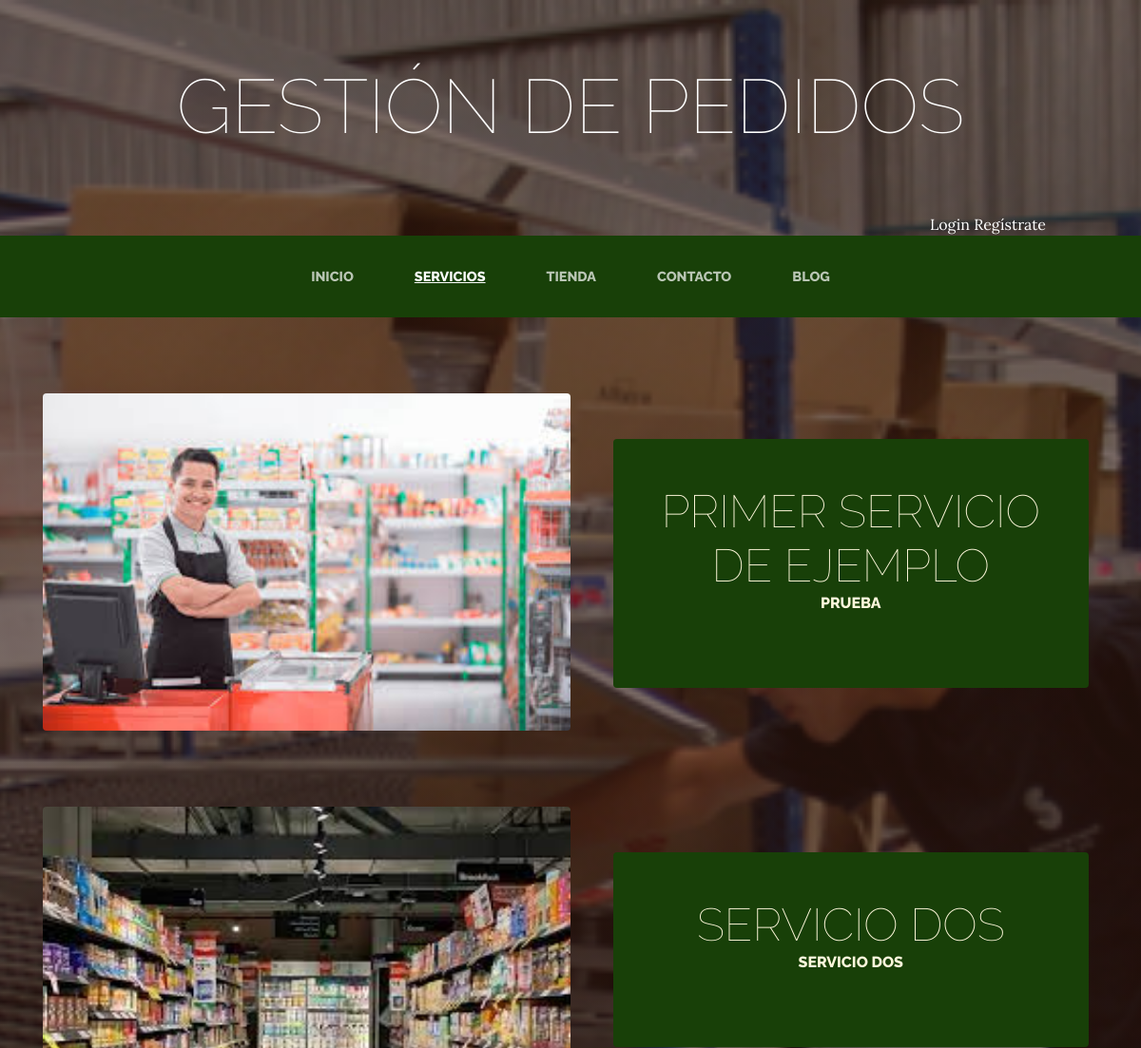
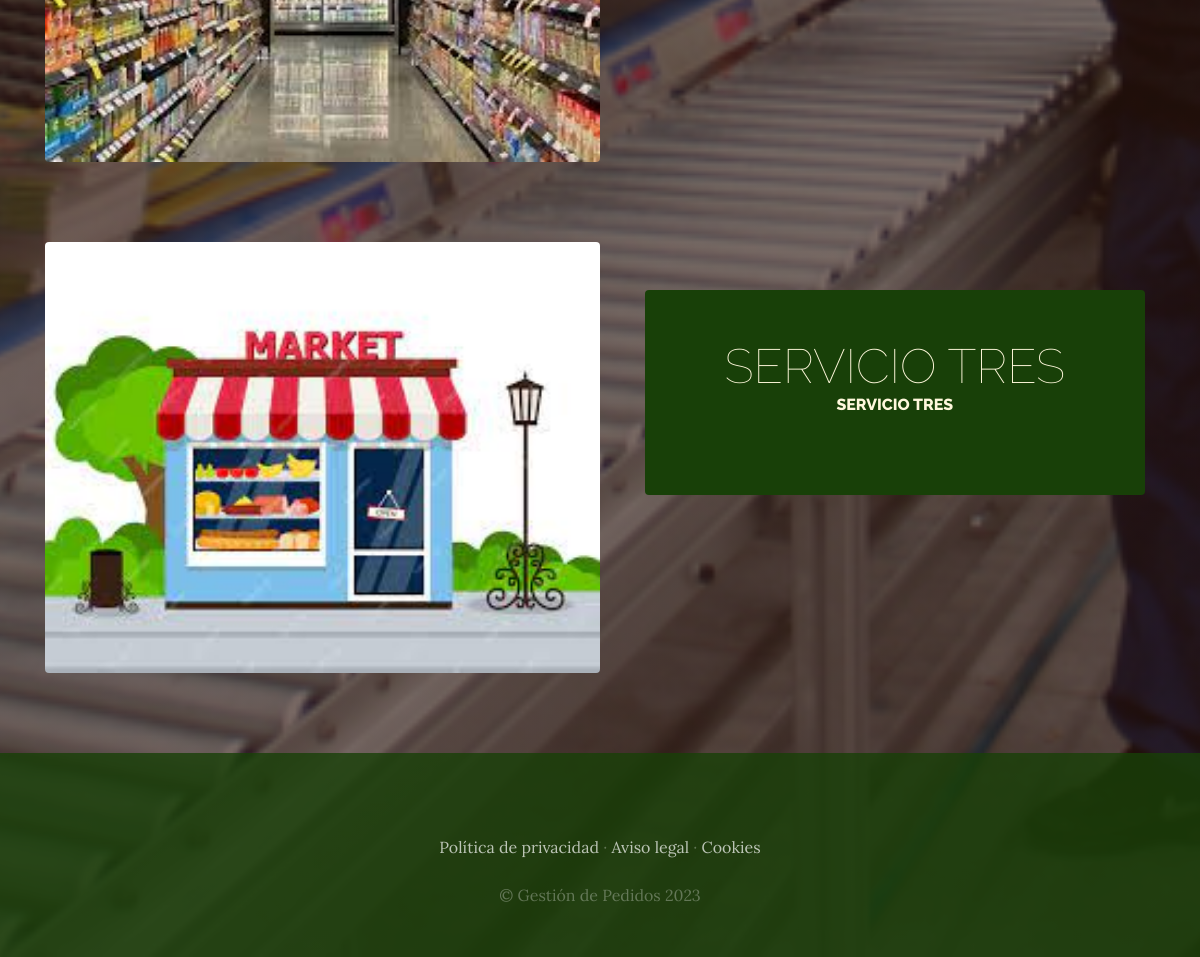
The app's page /servicios/ with its own data (2 pictures, top to bottom).
### servicios/models.py (models this page shows, shortened)
class Servicio(models.Model):
    titulo = models.CharField(max_length=50)
    contenido = models.CharField(max_length=50)
    imagen = models.ImageField(upload_to='servicios')
    created = models.DateTimeField(auto_now_add = True)
    updated = models.DateField(auto_now_add = True)
    class Meta:
        verbose_name = 'servicio'
        verbose_name_plural = 'servicios'

### servicios/views.py (the view)
# urls.py: path('servicios/', include('servicios.urls')),
def servicios(request):
    servicios = Servicio.objects.all()
    return render(request,'servicios/servicios.html', {'servicios':servicios})

### carro/context_processor.py (called while the page is built)
def importe_total_carro(request):
    total=0
    if request.user.is_authenticated:
        if 'carro' in request.session:
            for key, value in request.session["carro"].items():
                total=total+float(value["precio"])
    else:
        total="Debes hacer login"
    return {"importe_total_carro":total}

### servicios/templates/servicios/servicios.html
{% extends 'ProyectoWebApp/base.html' %}
{% load static %}
{% block content%}
    {% for servicio in servicios %}
    <section class="page-section clearfix">
        <div class="container">
          <div class="intro">
            <img class="intro-img img-fluid mb-3 mb-lg-0 rounded" src="{{ servicio.imagen.url }}" alt="" style="width:50%">
            <div class="intro-text left-0 text-center bg-faded p-5 rounded">
              <h2 class="section-heading mb-4" >
                <span class="section-heading-lower">{{ servicio.titulo }}</span>
                <span class="section-heading-upper">{{ servicio.contenido }}</span>
              </h2>
            </div>
          </div>
        </div>
      </section>
    {% endfor %}
{% endblock %}

### ProyectoWebApp/static/ProyectoWebApp/css/gestion.css (style rules this page uses)
body { font-family: 'Lora'; background: linear-gradient(rgba(47, 23, 15, 0.65), rgba(47, 23, 15, 0.65)), url("../img/bg_main.jpg"); background-attachment: fixed; background-position: center; background-size: cover; }
h1, h2, h3, h4, h5, h6 { font-family: 'Raleway'; }
.page-section { margin-top: 5rem; margin-bottom: 5rem; }
.section-heading { text-transform: uppercase; }
.section-heading .section-heading-upper { display: block; font-size: 1rem; font-weight: 800; padding-bottom:.5rem; }
.section-heading .section-heading-lower { display: block; font-size: 3rem; font-weight: 100; }
.bg-faded { background-color: rgba(255, 255, 255, 0.85); }
.intro { position: relative; }
@media (min-width: 992px) { .intro .intro-img { width: 75%; float: left; } }
@media (min-width: 992px) { .intro .intro-text { left: 600; width: 60%; margin-top: 3rem; background-color: rgba(24, 64, 8); color: cornsilk; position: absolute; } }
@media (min-width: 1200px) { .intro .intro-text { width: 45%; } }

### records on screen
Servicio: imagen (picture), titulo "PRIMER SERVICIO DE EJEMPLO", contenido "PRUEBA"
Servicio: imagen (picture), titulo "SERVICIO DOS", contenido "SERVICIO DOS"
Servicio: imagen (picture), titulo "SERVICIO TRES", contenido "SERVICIO TRES"
